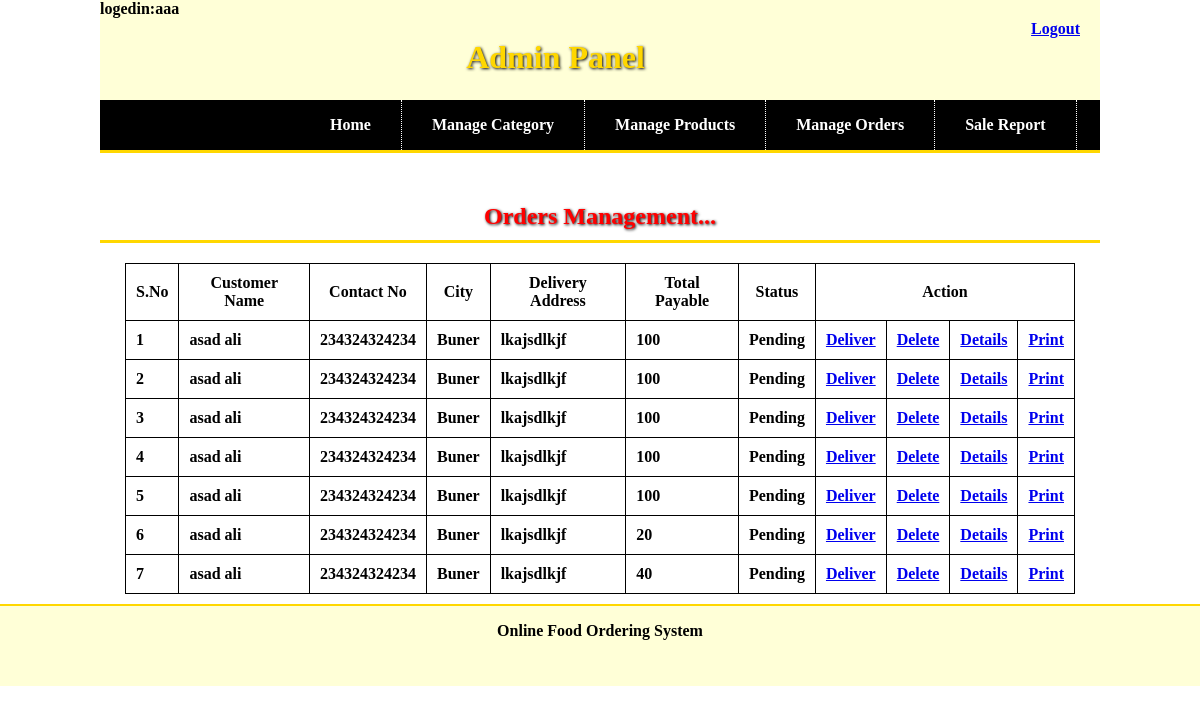
/admin/index.php?ptype=manage_orders (signed in), run on the app's committed database.
### tables this page shows
CREATE TABLE `orders` (
  `order_id` int(30) NOT NULL,
  `cust_id` int(30) NOT NULL,
  `order_date` varchar(30) NOT NULL,
  `status` varchar(30) NOT NULL,
  `total_amount` int(30) NOT NULL
);

CREATE TABLE `customers` (
  `cust_id` int(20) NOT NULL,
  `username` varchar(30) NOT NULL,
  `password` varchar(30) NOT NULL,
  `name` varchar(30) NOT NULL,
  `address` text NOT NULL,
  `city` varchar(30) NOT NULL,
  `contact_no` varchar(30) NOT NULL,
  `email` varchar(30) NOT NULL,
  `reg_date` varchar(30) NOT NULL
);

### admin/orders.php (the view, shortened to what this page needs)
<h2>Orders Management... </h2>
<table align=center cellpadding=10 border="1" width=95% class="tbl">
<tr>
<th>S.No</th><th>Customer Name</th><th>Contact No</th><th>City</th><th>Delivery Address</th><th>Total Payable</th><th>Status</th><th colspan=4>Action</th>
</tr>
<?php
$categories=mysql_query("select * from customers inner join orders on customers.cust_id=orders.cust_id");
$i=1;
while($fetch=mysql_fetch_array($categories)){
?>
<tr>
<td><?php echo $i; ?></td><td><?php echo $fetch['name']; ?></td><td><?php echo $fetch['contact_no'];?></td><td><?php echo "Buner";?></td><td><?php echo $fetch['address'];?></td><td><?php echo $fetch['total_amount'];?></td><td><?php echo $fetch['status'];?></td>
<td>
<?php
if($fetch['status']=="Delivered"){
	echo"<font color=green>Delivered</font>";
}else{
	?>
<a href="edit_order.php?order_id=<?php echo $fetch['order_id'];?>" onClick="return deliver()">Deliver</a>
<?php
}
?>
</td>
<td><a href="delete_order.php?order_id=<?php echo $fetch['order_id'];?>" onClick="return sure()">Delete</a></td>
<td><a href="index.php?ptype=order_detail&order_id=<?php echo $fetch['order_id'];?>">Details</a></td>
<td><a href="print.php?order_id=<?php echo $fetch['order_id'].'&cust_id='.$fetch['cust_id'];?>">Print</a></td>
</tr>
<?php
$i++;
}
?>
</table>

### admin/index.php (style rules this page uses)
body { margin-top:0px; margin:0px; }
* { font-weight:bold; }
h2 { color:red; text-shadow:1px 1px 3px black; width:98%; padding:10px; border-bottom:3px solid gold; text-align:center; }
.tbl { border-collapse:collapse; border:1px solid black; }

### data on the page
orders: cust.name "asad ali", cust.contact_no "234324324234", cust.address "lkajsdlkjf", total_amount "100", status "Pending"
orders: cust.name "asad ali", cust.contact_no "234324324234", cust.address "lkajsdlkjf", total_amount "100", status "Pending"
orders: cust.name "asad ali", cust.contact_no "234324324234", cust.address "lkajsdlkjf", total_amount "100", status "Pending"
orders: cust.name "asad ali", cust.contact_no "234324324234", cust.address "lkajsdlkjf", total_amount "100", status "Pending"
orders: cust.name "asad ali", cust.contact_no "234324324234", cust.address "lkajsdlkjf", total_amount "100", status "Pending"
orders: cust.name "asad ali", cust.contact_no "234324324234", cust.address "lkajsdlkjf", total_amount "20", status "Pending"
orders: cust.name "asad ali", cust.contact_no "234324324234", cust.address "lkajsdlkjf", total_amount "40", status "Pending"

### other printed values
$_SESSION['name'] "aaa"
